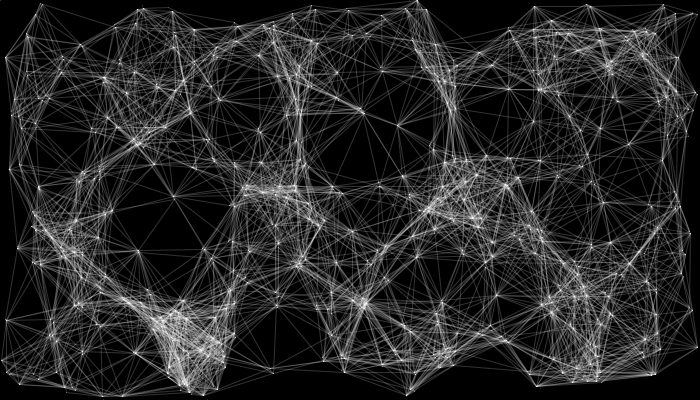
Frame 1 (no input)
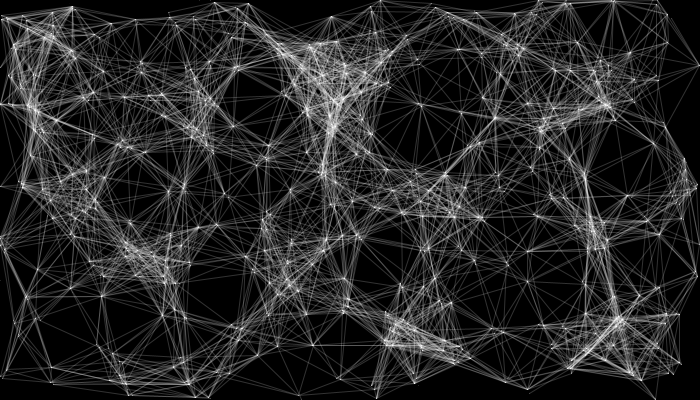
Frame 60 (the mouse pressed at the canvas centre just before this capture)
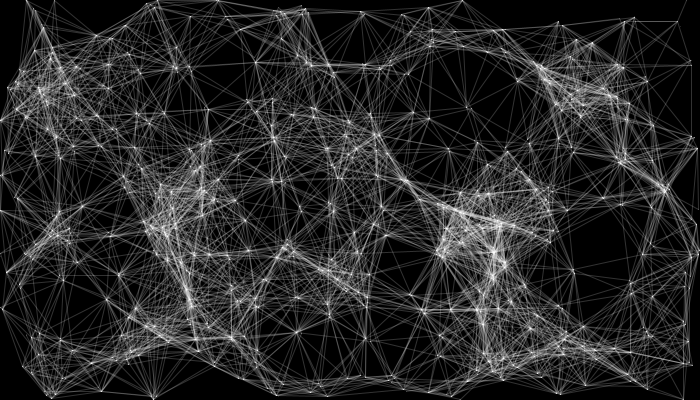
Frame 120 (the mouse held since frame 60 and released just before this capture)

The Processing sketch that drew these frames (run headless with seeded random() and noise(); from frame 60 on, the mouse is pressed at the canvas centre):

// Processing sketch: processing_36026
// ── processing_36026.pde

//////////////////////////////////////////  
int amountlines = 400;      
float speed = 5;
float c_size = 0.1;

float[] pointsX = new float[1000];          
float[] pointsY = new float[1000];          
float[] x = new float[1000];          
float[] y = new float[1000]; 
//float[] speed = new float [amountlines];

//////////////////////////////////////////  



void setup() {

  size(700, 400);
  smooth();
  frameRate(10);
 
 
 
  for (int a = 0; a < amountlines; a++) {
    pointsX[a] = random(0, 700);         
    pointsY[a] = random(0, 400);         
    x[a] = pointsX[a];                    
    y[a] = pointsY[a]; 
  }
}
  
void draw(){
   background(0);
   
   float pull = 3;
   

  for (int a = 0; a < amountlines+1; a++) {
    fill(255,80);
    ellipse(x[a],y[a],c_size,c_size); 
    x[a] = x[a] + random(speed);
    y[a] = y[a] + random(speed);
  
  if (mousePressed == true)
  {  
   if (mouseButton == LEFT)
    {
      if(x[a] < mouseX){
      x[a] += pull;
    }
    else if(x[a] > mouseX){
    x[a] -= pull;
  }
 if (y[a] < mouseY){
 y[a] += pull;
 }
else if (y[a] > mouseY){
 y[a] -= pull;
} 
  }
    
    if (mouseButton == RIGHT)
    {
     if(x[a] > mouseX){
      x[a] += pull;
    }
    else if(x[a] < mouseX){
    x[a] -= pull;
  }
 if (y[a] > mouseY){
 y[a] += pull;
 }
else if (y[a] < mouseY){
 y[a] -= pull;
} 
    }
  }
  
    if(x[a] > width) {
      x[a] = 0;
    }
    if(y[a] > height) {
      y[a] = 0;
      
    }
  
stroke(255,50);
    
    for (int b = a; b < amountlines; b++) {
      if (dist(x[b], y[b], x[a], y[a]) < 80) {
        line(x[b], y[b], x[a], y[a]);
      }
    }
  
  }
}
